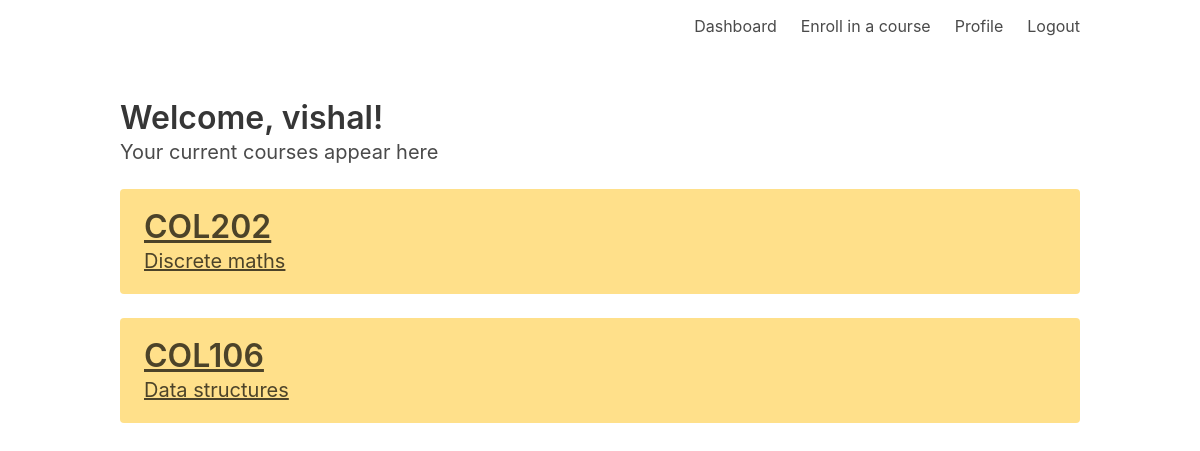
/ (signed in), run on an earlier commit of the app's database.
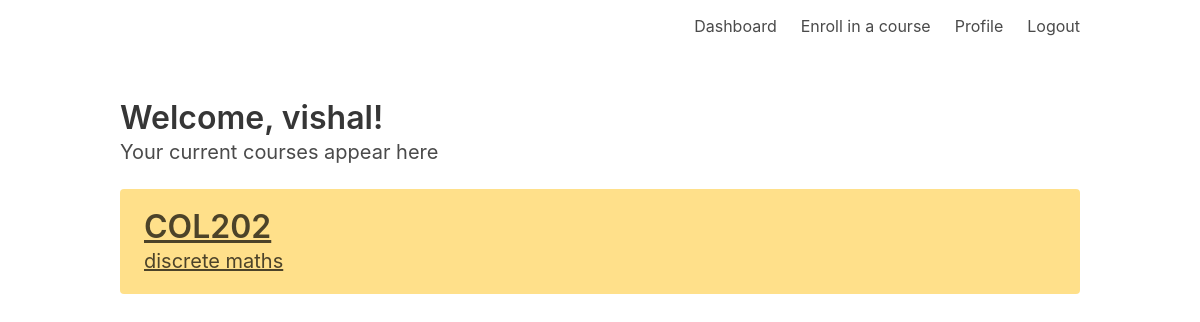
And on a later commit of the database.
### models.py (models this page shows)
class User(UserMixin, db.Model):
    id = db.Column(db.Integer, primary_key=True) # primary keys are required by SQLAlchemy
    email = db.Column(db.String(100), unique=True)
    password = db.Column(db.String(100))
    name = db.Column(db.String(1000))
    is_instructor = db.Column(db.Boolean)

class Course(db.Model):
    id = db.Column(db.Integer, primary_key=True)
    code = db.Column(db.String(10), unique=True)
    name = db.Column(db.String(1000))
    instructor_id = db.Column(db.Integer)
    reg_code = db.Column(db.String(1000))
    is_active = db.Column(db.Boolean)

### main.py (the view)
@main.route('/')
def index():
    if not current_user.is_authenticated:
        return render_template('index.html')
    else:
        courses = None
        if current_user.is_instructor:
            courses = Course.query.filter_by(instructor_id = current_user.id)
        else:
            user_courses = User_Course.query.filter_by(user_id = current_user.id)
            courses = [Course.query.filter_by(id=course.course_id).first() for course in user_courses]
        return render_template('dashboard.html', name=current_user.name, courses=courses)

### __init__.py (called while the page is built)
def create_app():
    app = Flask(__name__)
    app.register_error_handler(404, page_not_found)
    app.config['SECRET_KEY'] = 'secret-key-goes-here'
    app.config['SQLALCHEMY_DATABASE_URI'] = 'sqlite:///db.sqlite'
    app.config['SQLALCHEMY_TRACK_MODIFICATIONS'] = False
    app.config['MAX_CONTENT_PATH'] = 1000000
    db.init_app(app)
    login_manager = LoginManager()
    login_manager.login_view = 'auth.login'
    login_manager.init_app(app)
    from .models import User
    @login_manager.user_loader
    def load_user(user_id):
        return User.query.get(int(user_id))
    from .auth import auth as auth_blueprint
    app.register_blueprint(auth_blueprint)
    from .main import main as main_blueprint
    app.register_blueprint(main_blueprint)
    return app

### templates/dashboard.html (shortened to what this page needs)
{% extends "base.html" %}
{% block content %}
<h1 class="title">
  Welcome, {{name}}!
</h1>
<h1 class='subtitle'>
    Your current courses appear here
</h1>
{% for course in courses %}
<article class="tile is-vertical notification is-warning">
<a href='/course/{{course.code}}'>
  <p class="title">{{course.code}}</p>
  <p class="subtitle">{{course.name}}</p>
</a>
</article>
{% endfor %}
{% endblock %}

### templates/base.html (shortened to what this page needs)
<!DOCTYPE html>
<html>
<head>
    <link rel="stylesheet" href="https://cdnjs.cloudflare.com/ajax/libs/bulma/0.7.2/css/bulma.min.css" />
</head>
<body>
            <nav class="navbar">
                <div class="container">
                    <div id="navbarMenuHeroA" class="navbar-menu">
                        <div class="navbar-end">
                            {% if current_user.is_authenticated %}
                                <a href="{{ url_for('main.index') }}" class="navbar-item">
                                    Dashboard
                                </a>
                                {% if not current_user.is_instructor %}
                                    <a href="{{ url_for('main.enrollcourse') }}" class="navbar-item">
                                        Enroll in a course
                                    </a>
                                {% endif %}
                                <a href="{{ url_for('main.profile') }}" class="navbar-item">
                                    Profile
                                </a>
                                <a href="{{ url_for('auth.logout') }}" class="navbar-item">
                                    Logout
                                </a>
                            {% endif %}
                        </div>
                    </div>
                </div>
            </nav>
            <section class="section">
            <div class="container">
               {% block content %}
               {% endblock %}
            </div>
            </section>
</body>
</html>

What changed in the data, as far as the page shows it:
removed Course: code "COL106", name "Data structures"
changed Course "COL202": name "Discrete maths" → "discrete maths"
